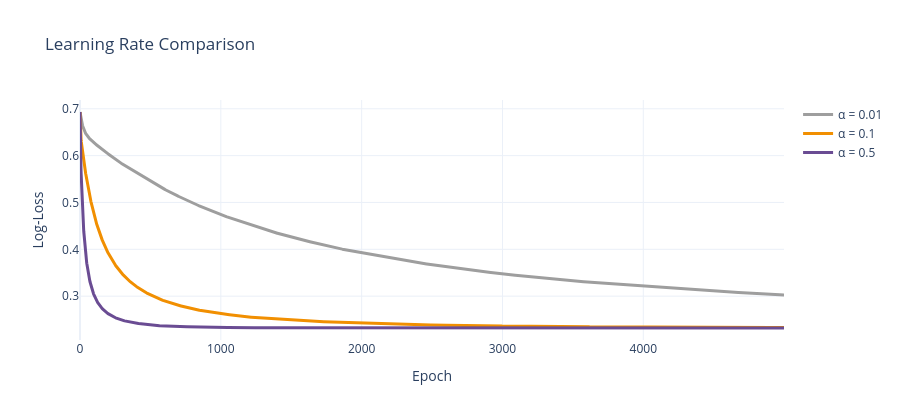

The notebook cell saved with this chart:
### Markdown cell above
### 6.1 Effect of the learning rate

Same data, same 5000 epochs, three step sizes.  

**Reading the chart below**  
- **α = 0.01 (small steps)**: loss is still high at the end, training is too slow  
- **α = 0.1**: gets there, but needs most of the epochs  
- **α = 0.5**: converges quickly. This is the value we use

### Code cell
rates = {0.01: "#9E9E9E", 0.1: "#F18F01", 0.5: CURVE_COLOR}
fig = go.Figure()
summary = []
for lr, color in rates.items():
    m = LogisticRegressionScratch(learning_rate=lr, epochs=5000).fit(hours, passed)
    fig.add_trace(go.Scatter(y=m.loss_history, mode="lines", name=f"α = {lr}", line=dict(color=color, width=3)))
    summary.append({"learning rate": lr, "loss after 1000 epochs": m.loss_history[999],
                    "final loss": m.loss_history[-1]})
fig.update_layout(title="Learning Rate Comparison", template="plotly_white",
                  xaxis_title="Epoch", yaxis_title="Log-Loss", height=420)
fig.show()
pd.DataFrame(summary).round(4)

### Figure 1 — Plotly figure (JSON) as saved in the notebook; plotly's stock layout.template omitted (floating-point values rounded to 4 significant figures; data arrays with more than 128 entries replaced by an {"elided": "..."} marker saying what was removed)
{"data": [{"line": {"color": "#9E9E9E", "width": 3}, "mode": "lines", "name": "α = 0.01", "type": "scatter", "y": {"elided": "5000 float values"}}, {"line": {"color": "#F18F01", "width": 3}, "mode": "lines", "name": "α = 0.1", "type": "scatter", "y": {"elided": "5000 float values"}}, {"line": {"color": "#6A4C93", "width": 3}, "mode": "lines", "name": "α = 0.5", "type": "scatter", "y": {"elided": "5000 float values"}}], "layout": {"height": 420, "title": {"text": "Learning Rate Comparison"}, "xaxis": {"title": {"text": "Epoch"}}, "yaxis": {"title": {"text": "Log-Loss"}}}}
